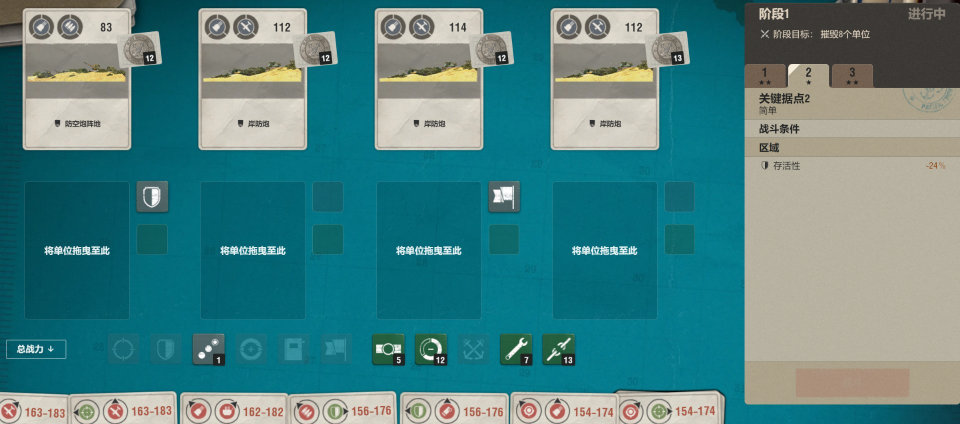
#> input picture data/stage_real/real3.jpg, 1920 x 848 px, given in place of kp1.jpg, which was not available (shown at 1/2 size)
$ python m8_weak.py
#> lines starting #> are read from the running program, lines starting #| are printed output that depends on the picture; after the words box and inside, x2 and y2 are one past the last pixel; in counts of white or black regions, pixels touching at a corner belong together; pictures that were not available may be replaced by others from this repository, and a replacement may not be noted
### code/m2_layout.py
"""分块识别框架（v2 架构）

核心思想：**先按语义分块，再在块内识别**，而不是在全图上做全局阈值分割。
原因：游戏截图存在多套背景（青绿渐变地图底、浅色卡面、深色侧栏），
      全局阈值必然同时误伤不同区域；分块后每块背景单一，判据可大幅简化。

块结构（实测 1920×806~830）
┌──────────────────────────────────────────────┬─────────┐
│ A区 敌方卡牌列×4+外挂代币牌  y 0~300│ 侧栏   │
│      ├ 卡头 y 0~90（弱点图标+战力数字）      │         │
│      ├ 卡身 y 90~290（底色档+舰体图）       │         │
│      └ 代币牌：外挂于卡牌右上（黑底白字）    │         │
├──────────────────────────────────────────────┴─────────┤
│ B区 中部部署区（拖拽槽位）                                │
├─────────────────────────────────────────────────────────┤
│ C区 底部工具栏 y 670~730（变项图标+角标数量）             │
└─────────────────────────────────────────────────────────┘

每块内部再细分到元素级（见各 *_block 函数）。
"""
import os
from pathlib import Path
ROOT = Path(__file__).resolve().parent.parent
DATA = str(ROOT / 'data' / 'stage')

import numpy as np
from PIL import Image

# ============ 通用工具 ============
BASE_W = 1920          # 基准宽度：识别层全部版式常量按此标定
# 右侧条件面板的左边界占宽比（实测 1482/1920 = 0.772）—— 面板底面也是浅色，
# 列扫描会把它抓成「段」，必须与卡牌列区分开（见 find_card_columns）。
PANEL_X = 0.772

def load(path):
#> called with path = 'data/stage/kp1.jpg'
    return np.array(Image.open(path).convert('RGB')).astype(int)


# [21 lines left out: function load_screen, not called in this run]


def to_gray(a):
    return a.mean(axis=2)


def light_mask(a):
    """浅色实体（卡面、白色牌子）：高亮度 + 低饱和"""
    mx = a.max(axis=2).astype(int)
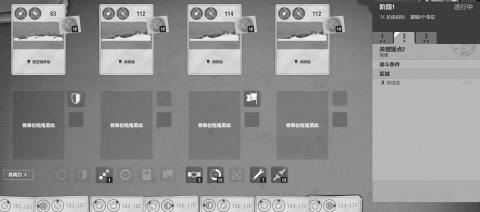
#> mx: shape (848, 1920) int64 (shown at 1/4 size); min 6, max 255, mean 142.2
    mn = a.min(axis=2).astype(int)
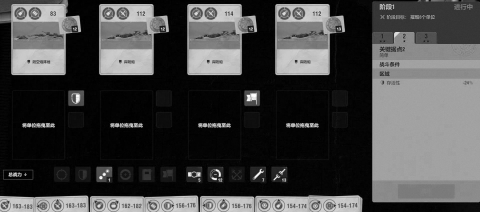
#> mn: shape (848, 1920) int64 (shown at 1/4 size); min 0, max 255, mean 68.5
    return (mx > 185) & ((mx - mn) < 40)


# [42 lines left out: functions neutral_mask, bright_mask, otsu_threshold, otsu_mask, not called in this run]


def connected_boxes(mask, min_px=8):
    """2D 连通域bbox（BFS），返回 [(x0,y0,x1,y1)]"""
    H, W = mask.shape
    seen = np.zeros((H, W), dtype=bool)
    out = []
    for sy in range(H):
        row = mask[sy]
        for sx in range(W):
            if not row[sx] or seen[sy, sx]:
                continue
            stack = [(sy, sx)]
            seen[sy, sx] = True
            xs, ys, n = [], [], 0
            while stack:
                y, x = stack.pop()
                xs.append(x); ys.append(y); n += 1
                for dy, dx in ((1, 0), (-1, 0), (0, 1), (0, -1)):
                    ny, nx = y + dy, x + dx
                    if 0 <= ny < H and 0 <= nx < W and mask[ny, nx] and not seen[ny, nx]:
                        seen[ny, nx] = True
                        stack.append((ny, nx))
            if n >= min_px:
                out.append((min(xs), min(ys), max(xs) + 1, max(ys) + 1))
    return out


# [76 lines left out: functions row_blocks, pick_digit_row, merge_fragments, glyph_norm, crop_glyphs, not called in this run]


# ============ A 区：卡牌列 ============
def find_card_columns(a):
    """定位 4 张敌方卡的横向范围
    卡面是高亮度浅色实体；地图底为青绿色（饱和度高）

    众数宽度过滤（2026-10-11）：卡间的掉落徽章（金盘/硬币柱，宽 ~40px）
    可能刚好越过 40px 最小宽度阈值混进 runs，把第 4 张卡挤出 runs[:4]
    （实测 PixPin_17-54-24：powers=[141,None,166,188]，卡2=None 即徽章列）。
    卡是画面里**最宽**的浅色结构且宽度一致 —— 按最大宽度过滤
    （< 65% 最大宽度的区段丢弃）。⚠ 不能用众数：杂窄段一多，
    众数本身落进窄段，会把真卡全滤掉（实测 s1_kp3）。
    """
    lm = light_mask(a)
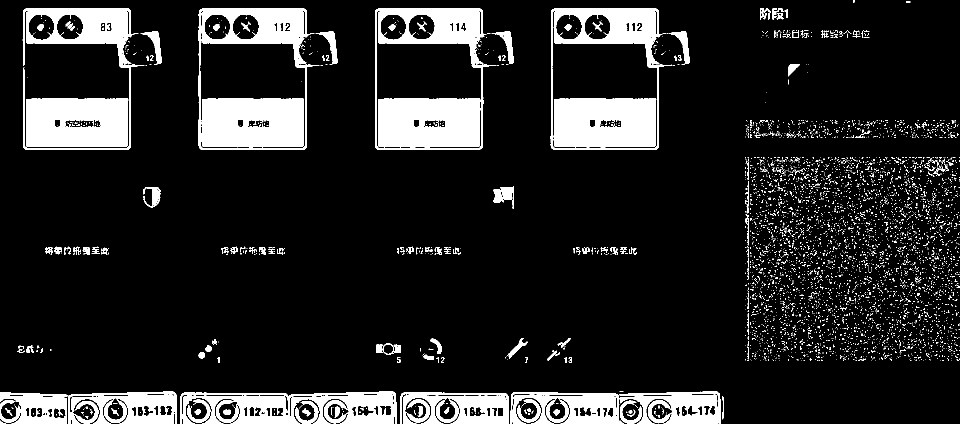
#> lm: shape (848, 1920) bool (shown at 1/2 size); 13.4% white; 4756 white regions (4578 under 20 px), largest, box (x1, y1, x2, y2) and area: (403, 197, 608, 294) 19130, (1107, 197, 1313, 294) 19095, (756, 197, 961, 294) 19089
    H, W = lm.shape
#> H = 848; W = 1920
    band = lm[:int(H * 0.42)]
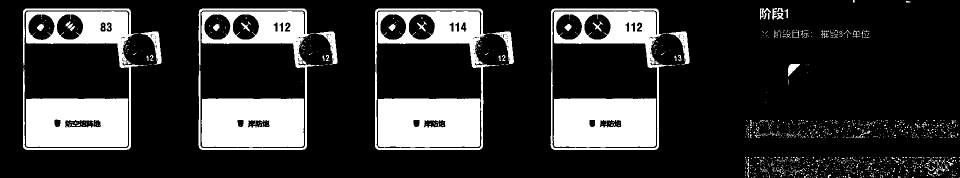
#> band: shape (356, 1920) bool (shown at 1/2 size); 20.2% white; 1179 white regions (1113 under 20 px), largest, box (x1, y1, x2, y2) and area: (403, 197, 608, 294) 19130, (1107, 197, 1313, 294) 19095, (756, 197, 961, 294) 19089
    colsum = band.sum(axis=0)
    # 阈值：占该带高度 6% 以上
    th = int(H * 0.42 * 0.06)
#> th = 21
    runs, inr = [], False
#> inr = False
#> (the rest of the program and of its run is left out)
